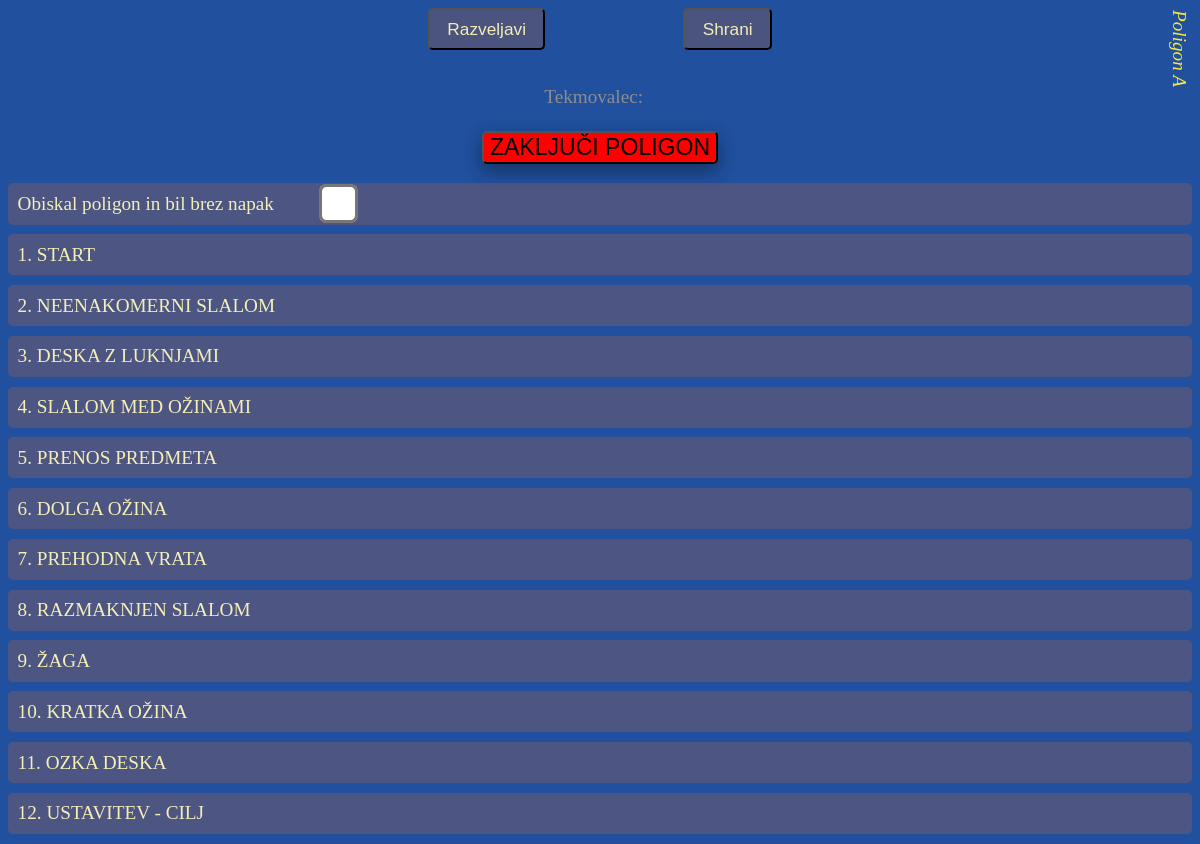
/poligonA.php, run on the app's committed database.
### tables this page shows
CREATE TABLE 'Poligon_ovire_opis' ('ID_ovire' INTEGER PRIMARY KEY NOT NULL, 'Ime_ovire' TEXT NOT NULL,'Dolgi_opis' TEXT NOT NULL, 'foto_ovire'  TEXT NOT NULL  , 'Vrstni_redB' INTEGER);

### SQL_branje.php (called while the page is built, shortened)
<?php
	function SQL_maxTekm(){
		$db = new SQLite3('kolesa_vov.sqlite');
		$results = $db->querySingle('SELECT COUNT("Startna_stevilka") FROM "Tekmovalci"');
		return $results;
	}
	function SQL_JePoligonZakljucen(){
		$db = new SQLite3('kolesa_vov.sqlite');
		$results = $db->querySingle('SELECT "Cas_spremembe" FROM "Casi_konca_KT" WHERE "Pozicija_KT"=100;');
		if ($results!=null){
			return true;
		}else{
			return false;
		}
	}
	function SQL_PoligonBrezNapak($startna){
		$db = new SQLite3('kolesa_vov.sqlite');
		$results = $db->querySingle('SELECT "Stevilo_prekrskov" FROM "Napake_tekmovalcev_poligon" WHERE "Sifra_prekrska" =0 AND "Startna_stevilka"='.$startna.';');
		if ($results!=null){
			return true;
		}else{
			return false;
		}
	}
	function SQL_PoligonOvireImenaA(){
		$db = new SQLite3('kolesa_vov.sqlite');
		$results = $db->query('SELECT "Ime_ovire","ID_ovire" FROM "Poligon_ovire_opis" ORDER BY "ID_ovire" ASC;');
		return $results;
	}
?>

### poligonA.php (the view, shortened to what this page needs)
<?php
include 'SQL_branje.php';
$ZeZakljucenaKT=SQL_JePoligonZakljucen();
$zakluciKT=false;
if(isset($_POST["startna"])){
if($_POST["startna"]>0){
		$StartnaStevilka=$_POST["startna"];
		if(isset($_POST["gumb"])){
			if(is_numeric($_POST["gumb"])){
				$StartnaStevilka+=$_POST["gumb"];
			}else{$zakluciKT=true;}
		}
	}
}else{
$StartnaStevilka=1;
}
echo "<!DOCTYPE html>\n<HTML>\n<HEAD>\n<title>Tekmovanje - Poligon A</title>\n";
echo "<link rel='stylesheet' type='text/css' href='slog.css'>\n
<link rel='stylesheet' type='text/css' href='spinner.css'>\n
</HEAD>\n<BODY>\n";
echo '<div id="naslov">Poligon A</div>';
if(!$zakluciKT && !$ZeZakljucenaKT){
echo '<form action="poligonA.php" method="POST">';
echo '<div id="ResetShrani"><button type="reset">Razveljavi</button><button type="submit"  name="gumb" value=0>Shrani</button></div>';
echo '<div id="tekmovalec">Tekmovalec:';
echo '<select name="startna" onchange="this.form.submit()">';
$MaxTekmovalcev=SQL_maxTekm();
echo '</select></div><div id="naprejnazaj">';
if($StartnaStevilka<$MaxTekmovalcev){
echo '<button type="submit"  name="gumb" value=1 autofocus>Naslednji</button></div>';}
else{
echo '</div>';
echo '<div id="zakljuciKT"><button type="submit"  name="gumb" value="ZK" autofocus>ZAKLJUČI POLIGON</button></div>';
}
				if(SQL_PoligonBrezNapak($StartnaStevilka)){
					echo '<div class="ovira">Obiskal poligon in bil brez napak <input  type="hidden" value="0" name="O0"><input type="checkbox" value="1" name="O0" checked="checked"></div>';
				}else{
					echo '<div class="ovira">Obiskal poligon in bil brez napak <input  type="hidden" value="0" name="O0"><input type="checkbox" value="1" name="O0"></div>';
				}
$OvirePoligona=SQL_PoligonOvireImenaA();
$OviraNum=1;
while ($OviraPoligona = $OvirePoligona->fetchArray(SQLITE3_NUM) ){
		echo '<div class="ovira">';
		echo '<div class="ovira_ime"  onclick="skrij('.$OviraNum.')">'.$OviraNum.'. '.$OviraPoligona[0].'</div>';
		echo '</div>';
		$OviraNum++;
}
}else{
	if(!$ZeZakljucenaKT){
		SQL_ZaključiPoligon();
	}
	echo 'Poligon zaključen.<br><br>SEDAJ ZAPRITE BRSKALNIK<br><br>Hvala za sodelovanje!';
}
echo "</BODY>\n</HTML>";
?>

### slog.css (style rules this page uses)
body { background:#20509e; -webkit-user-select: none; -moz-user-select: none; -ms-user-select: none; user-select: none; font-size: 1.2em; }
#naslov { color:#f8e739; font-style: italic; text-align: center; margin-bottom:1em; position:absolute; top:0.5em; right:0.5em; writing-mode: vertical-rl; text-orientation: mixed; }
#ResetShrani { text-align: center; }
#ResetShrani button { background: #4b537f; color: #f3edb5; padding: 0.5em 1em; border-radius: 5px; margin-left:4em; margin-right:4em; margin-bottom:0.3em; font-size: 0.9em; }
#tekmovalec { color: #8d8d8d; text-align: center; margin-top:0.5em; margin-bottom:0.5em; }
#zakljuciKT { margin:1em; text-align: center; }
#zakljuciKT button { background: red; box-shadow: 0 8px 16px 0 rgba(0,0,0,0.2), 0 6px 20px 0 rgba(0,0,0,0.19); border-radius: 5px; font-size: 1.2em; }
.ovira { color:#f5efb6; background:#4d5583; margin-bottom:0.5em; padding: 0.5em; border-radius: 5px; border:2px; border-color:blue; }
input[type='checkbox'] { margin-left:4em; transform : scale(3); }

### data on the page
poligon_ovire_opis: Ime_ovire "START"
poligon_ovire_opis: Ime_ovire "NEENAKOMERNI SLALOM"
poligon_ovire_opis: Ime_ovire "DESKA Z LUKNJAMI"
poligon_ovire_opis: Ime_ovire "SLALOM MED OŽINAMI"
poligon_ovire_opis: Ime_ovire "PRENOS PREDMETA"
poligon_ovire_opis: Ime_ovire "DOLGA OŽINA"
poligon_ovire_opis: Ime_ovire "PREHODNA VRATA"
poligon_ovire_opis: Ime_ovire "RAZMAKNJEN SLALOM"
poligon_ovire_opis: Ime_ovire "ŽAGA"
poligon_ovire_opis: Ime_ovire "KRATKA OŽINA"
poligon_ovire_opis: Ime_ovire "OZKA DESKA"
poligon_ovire_opis: Ime_ovire "USTAVITEV - CILJ"
